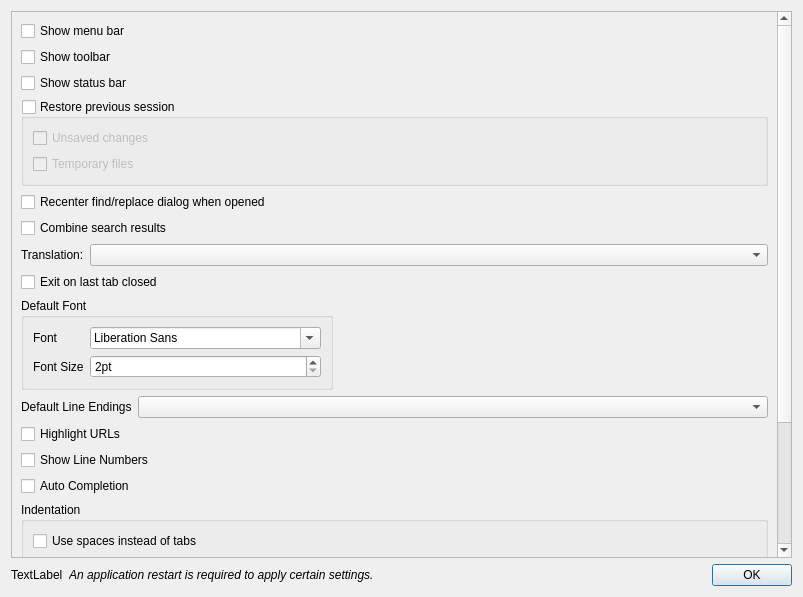
<?xml version="1.0" encoding="UTF-8"?>
<ui version="4.0">
 <class>PreferencesDialog</class>
 <widget class="QDialog" name="PreferencesDialog">
  <property name="geometry">
   <rect>
    <x>0</x>
    <y>0</y>
    <width>803</width>
    <height>597</height>
   </rect>
  </property>
  <property name="windowTitle">
   <string>Preferences</string>
  </property>
  <layout class="QVBoxLayout" name="verticalLayout">
   <item>
    <widget class="QScrollArea" name="scrollArea">
     <property name="widgetResizable">
      <bool>true</bool>
     </property>
     <widget class="QWidget" name="scrollAreaWidgetContents">
      <property name="geometry">
       <rect>
        <x>0</x>
        <y>-99</y>
        <width>769</width>
        <height>644</height>
       </rect>
      </property>
      <layout class="QVBoxLayout" name="verticalLayout_4">
       <item>
        <layout class="QVBoxLayout" name="verticalLayout_2">
         <item>
          <widget class="QCheckBox" name="checkBoxMenuBar">
           <property name="text">
            <string>Show menu bar</string>
           </property>
          </widget>
         </item>
         <item>
          <widget class="QCheckBox" name="checkBoxToolBar">
           <property name="text">
            <string>Show toolbar</string>
           </property>
          </widget>
         </item>
         <item>
          <widget class="QCheckBox" name="checkBoxStatusBar">
           <property name="text">
            <string>Show status bar</string>
           </property>
          </widget>
         </item>
         <item>
          <widget class="QGroupBox" name="gbxRestorePreviousSession">
           <property name="title">
            <string>Restore previous session</string>
           </property>
           <property name="checkable">
            <bool>true</bool>
           </property>
           <property name="checked">
            <bool>false</bool>
           </property>
           <layout class="QVBoxLayout" name="verticalLayout_3">
            <item>
             <widget class="QCheckBox" name="checkBoxUnsavedFiles">
              <property name="text">
               <string>Unsaved changes</string>
              </property>
             </widget>
            </item>
            <item>
             <widget class="QCheckBox" name="checkBoxRestoreTempFiles">
              <property name="text">
               <string>Temporary files</string>
              </property>
             </widget>
            </item>
           </layout>
          </widget>
         </item>
        </layout>
       </item>
       <item>
        <widget class="QCheckBox" name="checkBoxRecenterSearchDialog">
         <property name="text">
          <string>Recenter find/replace dialog when opened</string>
         </property>
        </widget>
       </item>
       <item>
        <widget class="QCheckBox" name="checkBoxCombineSearchResults">
         <property name="text">
          <string>Combine search results</string>
         </property>
        </widget>
       </item>
       <item>
        <layout class="QFormLayout" name="formLayout">
         <property name="labelAlignment">
          <set>Qt::AlignLeading|Qt::AlignLeft|Qt::AlignVCenter</set>
         </property>
         <property name="formAlignment">
          <set>Qt::AlignLeading|Qt::AlignLeft|Qt::AlignTop</set>
         </property>
         <item row="0" column="1">
          <widget class="QComboBox" name="comboBoxTranslation"/>
         </item>
         <item row="0" column="0">
          <widget class="QLabel" name="label">
           <property name="text">
            <string>Translation:</string>
           </property>
          </widget>
         </item>
        </layout>
       </item>
<item>
        <widget class="QCheckBox" name="checkBoxExitOnLastTabClosed">
         <property name="text">
          <string>Exit on last tab closed</string>
         </property>
        </widget>
       </item>
       <item>
        <layout class="QHBoxLayout" name="horizontalLayout">
         <item>
          <widget class="QGroupBox" name="groupBox">
           <property name="title">
            <string>Default Font</string>
           </property>
           <layout class="QFormLayout" name="formLayout_2">
            <item row="1" column="0">
             <widget class="QLabel" name="label_2">
              <property name="text">
               <string>Font</string>
              </property>
             </widget>
            </item>
            <item row="1" column="1">
             <widget class="QFontComboBox" name="fcbDefaultFont"/>
            </item>
            <item row="3" column="0">
             <widget class="QLabel" name="label_3">
              <property name="text">
               <string>Font Size</string>
              </property>
             </widget>
            </item>
            <item row="3" column="1">
             <widget class="QSpinBox" name="spbDefaultFontSize">
              <property name="suffix">
               <string>pt</string>
              </property>
              <property name="minimum">
               <number>2</number>
              </property>
              <property name="maximum">
               <number>48</number>
              </property>
             </widget>
            </item>
           </layout>
          </widget>
         </item>
         <item>
          <spacer name="horizontalSpacer">
           <property name="orientation">
            <enum>Qt::Horizontal</enum>
           </property>
           <property name="sizeHint" stdset="0">
            <size>
             <width>40</width>
             <height>20</height>
            </size>
           </property>
          </spacer>
         </item>
        </layout>
       </item>
       <item>
        <layout class="QFormLayout" name="formLayout_3">
         <item row="0" column="0">
          <widget class="QLabel" name="label_4">
           <property name="text">
            <string>Default Line Endings</string>
           </property>
          </widget>
         </item>
         <item row="0" column="1">
          <widget class="QComboBox" name="comboBoxLineEndings"/>
         </item>
        </layout>
       </item>
       <item>
        <widget class="QCheckBox" name="checkBoxHighlightURLs">
         <property name="text">
          <string>Highlight URLs</string>
         </property>
        </widget>
       </item>
       <item>
        <widget class="QCheckBox" name="checkBoxShowLineNumbers">
         <property name="text">
          <string>Show Line Numbers</string>
         </property>
        </widget>
       </item>
       <item>
        <widget class="QCheckBox" name="checkBoxAutoCompletion">
         <property name="text">
          <string>Auto Completion</string>
         </property>
        </widget>
</item>
       <item>
        <widget class="QGroupBox" name="groupBoxTabs">
         <property name="title">
          <string>Indentation</string>
         </property>
         <layout class="QVBoxLayout" name="verticalLayout_tabs">
          <item>
           <widget class="QCheckBox" name="checkBoxExpandTabs">
            <property name="text">
             <string>Use spaces instead of tabs</string>
            </property>
           </widget>
          </item>
          <item>
           <layout class="QHBoxLayout" name="horizontalLayoutTabWidth">
            <item>
             <widget class="QLabel" name="labelTabWidth">
              <property name="text">
               <string>Tab width (spaces):</string>
              </property>
             </widget>
            </item>
            <item>
             <widget class="QSpinBox" name="spbTabWidth">
              <property name="minimum">
               <number>1</number>
              </property>
              <property name="maximum">
               <number>32</number>
              </property>
              <property name="value">
               <number>4</number>
              </property>
             </widget>
            </item>
            <item>
             <spacer name="horizontalSpacerTabWidth">
              <property name="orientation">
               <enum>Qt::Horizontal</enum>
              </property>
              <property name="sizeHint" stdset="0">
               <size>
                <width>40</width>
                <height>20</height>
               </size>
              </property>
             </spacer>
            </item>
           </layout>
          </item>
         </layout>
        </widget>
       </item>
       <item>
        <widget class="QGroupBox" name="groupBox_2">
         <property name="title">
          <string>Default Directory</string>
         </property>
         <layout class="QVBoxLayout" name="verticalLayout_5">
          <item>
           <widget class="QRadioButton" name="radioFollowCurrentDirectory">
            <property name="text">
             <string>Follow Current Document</string>
            </property>
           </widget>
          </item>
          <item>
           <widget class="QRadioButton" name="radioLastUsedDirectory">
            <property name="text">
             <string>Last Used Directory</string>
            </property>
           </widget>
          </item>
          <item>
           <layout class="QHBoxLayout" name="horizontalLayout_2">
            <item>
             <widget class="QRadioButton" name="radioHardCoded">
              <property name="text">
               <string/>
              </property>
             </widget>
            </item>
            <item>
             <widget class="QLineEdit" name="txtHardCodedPath"/>
            </item>
            <item>
             <widget class="QToolButton" name="btnSelectHardCodedPath">
              <property name="text">
               <string>...</string>
              </property>
             </widget>
            </item>
           </layout>
          </item>
         </layout>
        </widget>
       </item>
       <item>
        <spacer name="verticalSpacer">
         <property name="orientation">
          <enum>Qt::Vertical</enum>
         </property>
         <property name="sizeHint" stdset="0">
          <size>
           <width>20</width>
           <height>40</height>
          </size>
         </property>
        </spacer>
       </item>
      </layout>
     </widget>
    </widget>
   </item>
   <item>
    <layout class="QHBoxLayout" name="layoutAppRestart">
     <item>
      <widget class="QLabel" name="labelAppRestartIcon">
       <property name="text">
        <string>TextLabel</string>
       </property>
      </widget>
     </item>
     <item>
      <widget class="QLabel" name="labelAppRestart">
       <property name="font">
        <font>
         <italic>true</italic>
        </font>
       </property>
       <property name="text">
        <string>An application restart is required to apply certain settings.</string>
       </property>
      </widget>
     </item>
     <item>
      <widget class="QDialogButtonBox" name="buttonBox">
       <property name="orientation">
        <enum>Qt::Horizontal</enum>
       </property>
       <property name="standardButtons">
        <set>QDialogButtonBox::Ok</set>
       </property>
      </widget>
     </item>
    </layout>
   </item>
  </layout>
 </widget>
 <resources/>
 <connections>
  <connection>
   <sender>buttonBox</sender>
   <signal>accepted()</signal>
   <receiver>PreferencesDialog</receiver>
   <slot>accept()</slot>
   <hints>
    <hint type="sourcelabel">
     <x>792</x>
     <y>586</y>
    </hint>
    <hint type="destinationlabel">
     <x>157</x>
     <y>274</y>
    </hint>
   </hints>
  </connection>
  <connection>
   <sender>buttonBox</sender>
   <signal>rejected()</signal>
   <receiver>PreferencesDialog</receiver>
   <slot>reject()</slot>
   <hints>
    <hint type="sourcelabel">
     <x>792</x>
     <y>586</y>
    </hint>
    <hint type="destinationlabel">
     <x>286</x>
     <y>274</y>
    </hint>
   </hints>
  </connection>
 </connections>
</ui>
